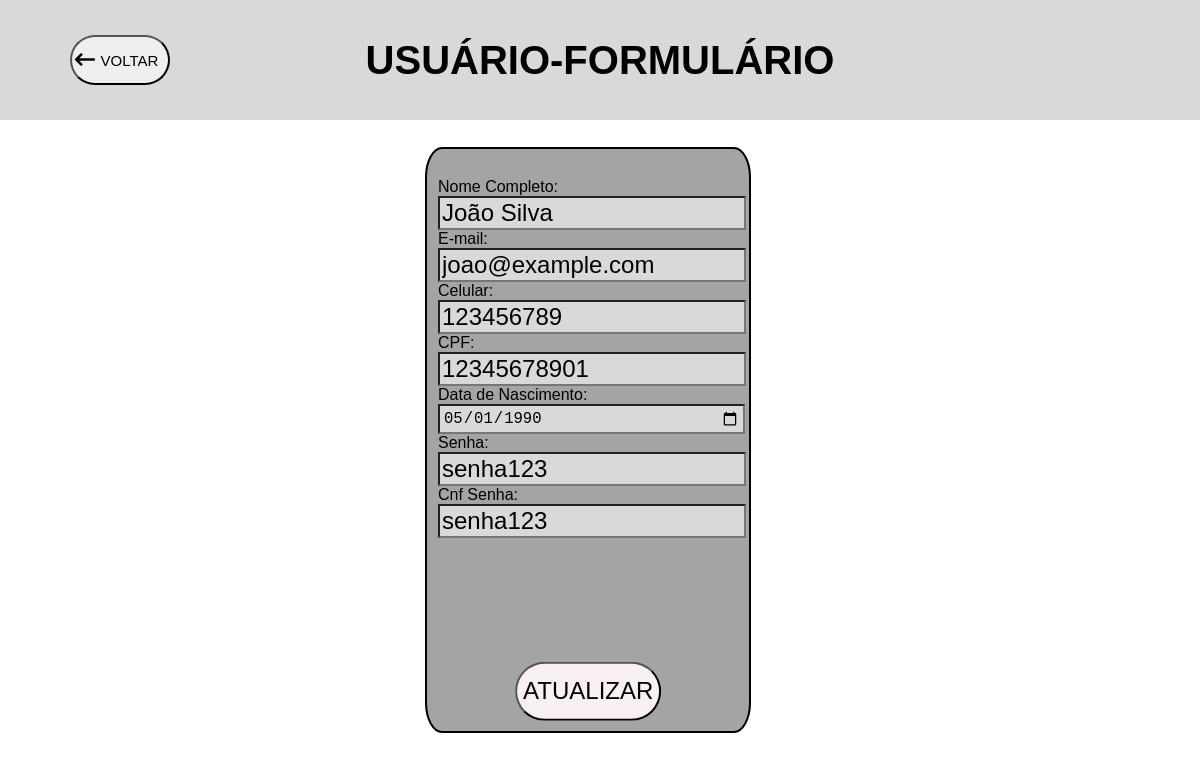
/formUser.php?id=2&table=usuarios (signed in), run on the app's committed database.
### tables this page shows
CREATE TABLE usuarios 
(
id INT AUTO_INCREMENT PRIMARY KEY,
nome CHAR(30) NOT NULL,
email VARCHAR(30) NOT NULL,
cel VARCHAR(11) NOT NULL,
cpf VARCHAR(11) NOT NULL,
nasc DATE NOT NULL,
senha VARCHAR(16) NOT NULL,
confSenha VARCHAR(16) NOT NULL,
role ENUM('admin', 'usuario') NOT NULL DEFAULT 'usuario'
);

### formUser.php (the view, shortened to what this page needs)
<?php
    if(!empty($_GET['id'])){
        include_once('config.php');
        $id = $_GET['id'];
        $sqlSelect = "SELECT * FROM usuarios WHERE id=$id";
        $result = $connection->query($sqlSelect);
        if ($result->num_rows > 0){
            while($user_data = mysqli_fetch_assoc($result)){
                $nome = $user_data['nome'];
                $email = $user_data['email'];
                $cel = $user_data['cel'];
                $cpf = $user_data['cpf'];
                $nasc = $user_data['nasc'];
                $senha = $user_data['senha'];
                $senha2 = $user_data['confSenha'];
            }
        } else {
            header('Location: usuariosAdm.php');
        }
}
?>
<!DOCTYPE html>
<html lang="pt-br">
<head>
    <link rel="stylesheet" href="styles/estiloFormUser.css">
</head>
<body>
<header>
        <div class="header">
            <div class="voltar">
                <a href="usuariosAdm.php"><button id="botao_voltar">VOLTAR</button></a>
                <a href="usuariosAdm.php"><i class="fa-solid fa-arrow-left-long"></i></a>
            </div>
            <h1 id="titulo"><b>USUÁRIO-FORMULÁRIO</b></h1>
        </div>
    </header>
    <div class="box">
        <form action="updateUser.php" method="POST" id="formCadastro">
                <br>
                <div class="inputs">
                    <label for="nome">Nome Completo:</label>
                    <input type="text" name="nome" id="nome" class="inputUser" value="<?php echo $nome?>" required>
                </div>
                <div class="inputs">
                    <label for="email">E-mail:</label>
                    <input type="email" name="email" id="email" class="inputUser" value="<?php echo $email?>" required>
                </div>
                <div class="inputs">
                    <label for="celular">Celular:</label>
                    <input type="number" name="celular" id="celular" class="inputUser" value="<?php echo $cel?>" required>
                </div>
                <div class="inputs">
                    <label for="cpf">CPF:</label>
                    <input type="number" name="cpf" id="cpf" class="inputUser" value="<?php echo $cpf?>" required>
                </div>
                <label for="dataNascimento">Data de Nascimento:</label>
                <input type="date" name="dataNascimento" id="dataNascimento" value="<?php echo $nasc?>" required>
                <br>
                <div class="inputs">
                    <label for="senha">Senha:</label>
                    <input type="text" name="senha" id="senha" class="inputUser" value="<?php echo $senha?>" required>
                </div>
                <div class="inputs">
                    <label for="confirmarSenha">Cnf Senha:</label>
                    <input type="text" name="confirmarSenha" id="confirmarSenha" class="inputUser" value="<?php echo $senha2 ?>" required>
                </div>
                <br><br><br><br>
                <input type="submit" name="update" id="update" value="ATUALIZAR">
        </form>
    </div>
</body>
</html>

### styles/estiloFormUser.css (style rules this page uses)
body { font-family: Arial; background-color: white; }
.header { background-color: #D9D9D9; position: fixed; width: 100%; right: 0px; top: 0px; height: 15%; display: flex; justify-content: center; align-items: center; z-index: 80; }
.voltar { position: relative; display: flex; justify-content: center; align-items: center; flex-direction: row; right: 40%; }
.voltar i { color: black; font-size: 20px; position: absolute; transform: translateY(-50%); top: 50%; left: 5px; }
#titulo { font-size: 40px; position: absolute; transform: translateX(-50%); left: 50%; }
#botao_voltar { font-size: 20px; width: 100px; height: 50px; font-size: 15px; border-radius: 25px; padding-left: 25px; }
.box { background-color: #949494d9; outline: auto; position: absolute; transform: translate(-50%,-50%); top: 55%; left: 49%; border-radius: 5%; padding: 1%; height: 70%; width: 25%; }
.inputs { position: relative; }
#dataNascimento { position: relative; background-color: #D9D9D9; font-size: 120%; padding: 1%; outline: none; width: 99%; }
#update { font-family: Arial; font-size: 150%; position: absolute; transform: translate(-50%,-50%); left: 50%; top: 93%; width: 45%; height: 10%; border-radius: 100px; background-color: #f9f1f1; }
.inputUser { background-color: #D9D9D9; outline: none; font-size: 150%; width: 100%; }

### data on the page
usuarios: nome "João Silva", email "joao@example.com", celular "123456789", cpf "12345678901", dataNascimento "05/01/1990", senha "senha123", confirmarSenha "senha123"
